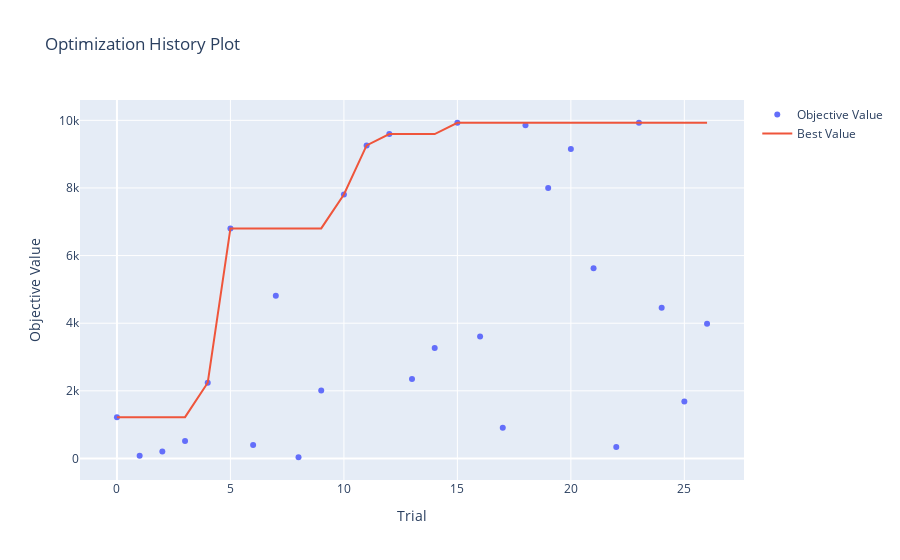

The notebook cell saved with this chart:
### Code cell
optuna.visualization.plot_optimization_history(study).show()

### Figure 1 — Plotly figure (JSON) as saved in the notebook; plotly's stock layout.template omitted (floating-point values rounded to 4 significant figures)
{"data": [{"mode": "markers", "name": "Objective Value", "type": "scatter", "x": [0, 1, 2, 3, 4, 5, 6, 7, 8, 9, 10, 11, 12, 13, 14, 15, 16, 17, 18, 19, 20, 21, 22, 23, 24, 25, 26], "y": [1223.0, 83.58, 207.5, 518.5, 2239.0, 6803.0, 401.9, 4809.0, 36.16, 2010.0, 7806.0, 9259.0, 9593.0, 2347.0, 3268.0, 9926.0, 3606.0, 906.6, 9852.0, 7996.0, 9149.0, 5625.0, 342.2, 9928.0, 4454.0, 1682.0, 3985.0]}, {"mode": "lines", "name": "Best Value", "type": "scatter", "x": [0, 1, 2, 3, 4, 5, 6, 7, 8, 9, 10, 11, 12, 13, 14, 15, 16, 17, 18, 19, 20, 21, 22, 23, 24, 25, 26], "y": [1223.0, 1223.0, 1223.0, 1223.0, 2239.0, 6803.0, 6803.0, 6803.0, 6803.0, 6803.0, 7806.0, 9259.0, 9593.0, 9593.0, 9593.0, 9926.0, 9926.0, 9926.0, 9926.0, 9926.0, 9926.0, 9926.0, 9926.0, 9928.0, 9928.0, 9928.0, 9928.0]}, {"marker": {"color": "#cccccc"}, "mode": "markers", "name": "Infeasible Trial", "showlegend": false, "type": "scatter", "x": [], "y": []}], "layout": {"title": {"text": "Optimization History Plot"}, "xaxis": {"title": {"text": "Trial"}}, "yaxis": {"title": {"text": "Objective Value"}}}}
